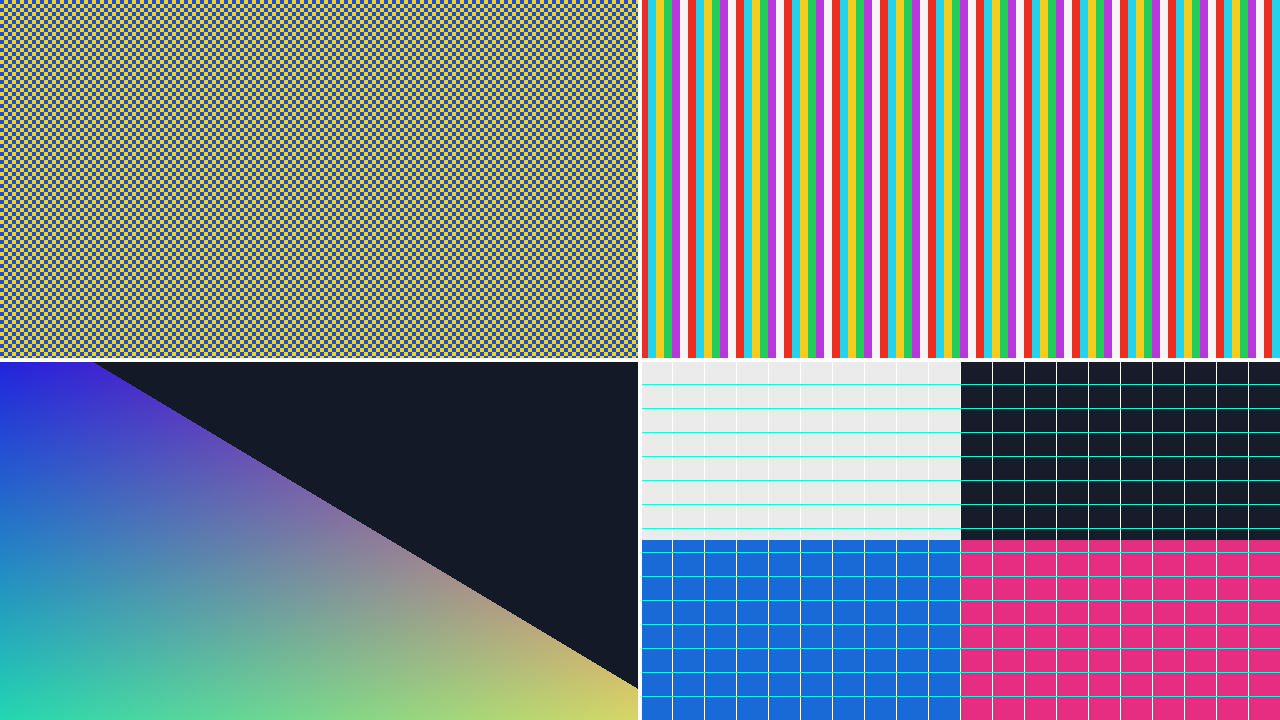
#> input picture fpga/project/stage9_bicubic_catmull_rom_multi_pixel_test/sim/720p_color_compare/input_chart_1280x720.bmp, 1280 x 720 px
$ python prepare_pairs.py ../../fpga/project/stage9_bicubic_catmull_rom_multi_pixel_test/sim/720p_color_compare/input_chart_1280x720.bmp out.png
#> lines starting #> are read from the running program, lines starting #| are printed output that depends on the picture
"""Prepare clip-separated 1080p reference / 720p degraded frame pairs."""

from __future__ import annotations

import argparse
import json
from pathlib import Path

import cv2
import numpy as np


def prepare_video(source: Path, output: Path, stride: int, blur_sigma: float,
                  noise_sigma: float, jpeg_quality: int,
                  start_sec: float = 0.0, duration_sec: float | None = None) -> int:
#> called with stride = 1, blur_sigma = 0.55, noise_sigma = 1, jpeg_quality = 95, start_sec = 0
    cap = cv2.VideoCapture(str(source))
    if not cap.isOpened():
        raise RuntimeError(f"cannot open video: {source}")
    output.mkdir(parents=True, exist_ok=True)
    lr_dir = output / "lr720"
    hr_dir = output / "hr1080"
    lr_dir.mkdir(exist_ok=True)
    hr_dir.mkdir(exist_ok=True)
    source_fps = cap.get(cv2.CAP_PROP_FPS)
    source_width = int(cap.get(cv2.CAP_PROP_FRAME_WIDTH))
    source_height = int(cap.get(cv2.CAP_PROP_FRAME_HEIGHT))
    start_frame = max(0, int(round(start_sec * source_fps)))
    end_frame = (int(cap.get(cv2.CAP_PROP_FRAME_COUNT)) if duration_sec is None else
                 min(int(cap.get(cv2.CAP_PROP_FRAME_COUNT)),
                     int(round((start_sec + duration_sec) * source_fps))))
    cap.set(cv2.CAP_PROP_POS_FRAMES, start_frame)
    count = 0
    frame_index = start_frame
    rng = np.random.default_rng(20261030)
    while True:
        if frame_index >= end_frame:
            break
        ok, frame = cap.read()
#> frame is the input picture: shape (720, 1280, 3); mean B, G, R 137.6, 130.3, 124.5
        if not ok:
            break
        if frame_index % stride == 0:
            hr = cv2.resize(frame, (1920, 1080), interpolation=cv2.INTER_AREA)
            degraded = hr
            if blur_sigma > 0:
                degraded = cv2.GaussianBlur(degraded, (0, 0), blur_sigma)
            lr = cv2.resize(degraded, (1280, 720), interpolation=cv2.INTER_AREA)
            if noise_sigma > 0:
                noise = rng.normal(0.0, noise_sigma, lr.shape)
                lr = np.clip(lr.astype(np.float32) + noise, 0, 255).astype(np.uint8)
            if jpeg_quality < 100:
                ok, encoded = cv2.imencode(
                    ".jpg", lr, [cv2.IMWRITE_JPEG_QUALITY, jpeg_quality]
                )
                if not ok:
                    raise RuntimeError("JPEG degradation encoding failed")
                lr = cv2.imdecode(encoded, cv2.IMREAD_COLOR)
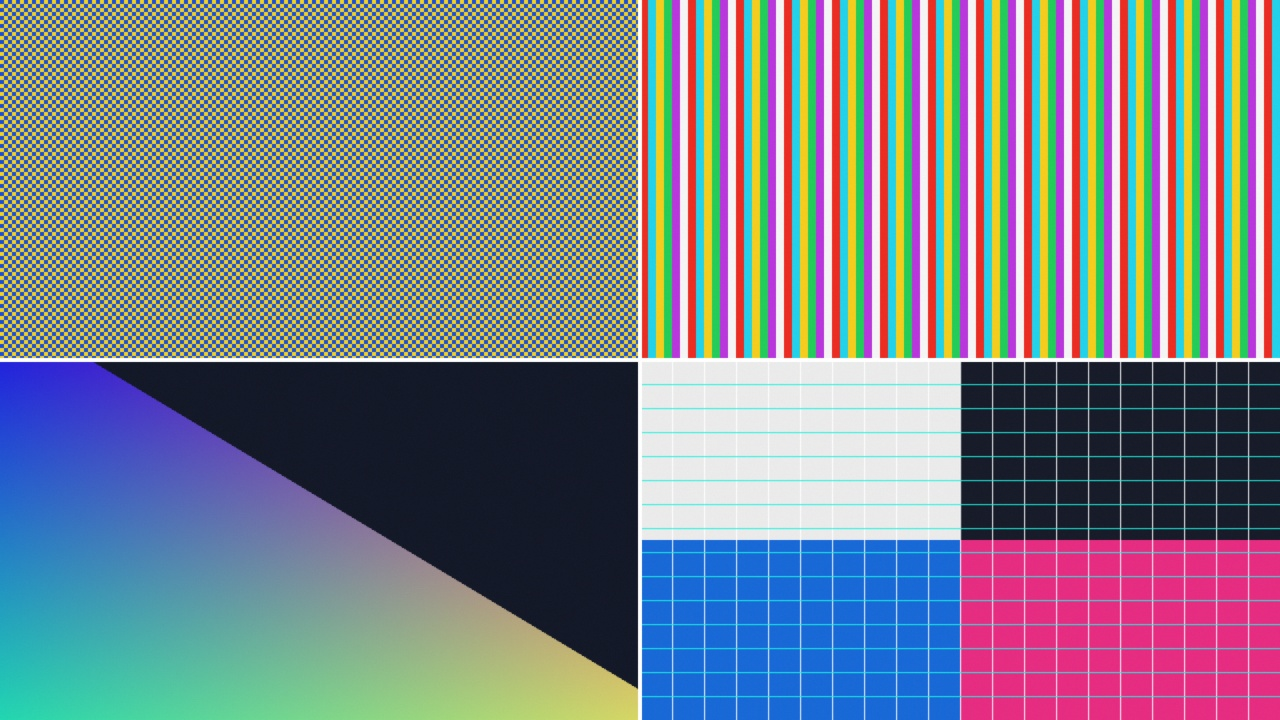
#> lr: shape (720, 1280, 3); mean B, G, R 137, 129.8, 123.9
            name = f"{count:08d}.png"
            cv2.imwrite(str(hr_dir / name), hr)
            cv2.imwrite(str(lr_dir / name), lr)
            count += 1
        frame_index += 1
    cap.release()
    metadata = {
        "source": str(source.resolve()), "source_size": [source_width, source_height],
        "source_fps": source_fps, "input_size": [1280, 720],
        "target_size": [1920, 1080], "frame_stride": stride,
        "start_sec": start_sec, "duration_sec": duration_sec,
        "blur_sigma": blur_sigma, "noise_sigma": noise_sigma,
        "jpeg_quality": jpeg_quality, "color_order": "BGR",
        "frame_count": count,
    }
    (output / "metadata.json").write_text(
        json.dumps(metadata, indent=2), encoding="utf-8"
    )
    return count


def main() -> None:
    parser = argparse.ArgumentParser(description=__doc__)
    parser.add_argument("video", type=Path)
    parser.add_argument("output", type=Path)
    parser.add_argument("--stride", type=int, default=1)
    parser.add_argument("--blur-sigma", type=float, default=0.55)
    parser.add_argument("--noise-sigma", type=float, default=1.0)
    parser.add_argument("--jpeg-quality", type=int, default=95)
    parser.add_argument("--start-sec", type=float, default=0.0)
    parser.add_argument("--duration-sec", type=float)
    args = parser.parse_args()
    if args.stride < 1 or args.blur_sigma < 0 or args.noise_sigma < 0 or args.start_sec < 0:
        parser.error("stride must be positive; blur/noise must be nonnegative")
    if args.duration_sec is not None and args.duration_sec <= 0:
        parser.error("duration-sec must be positive")
    if not 1 <= args.jpeg_quality <= 100:
        parser.error("jpeg-quality must be in [1, 100]")
    n = prepare_video(args.video, args.output, args.stride, args.blur_sigma,
                      args.noise_sigma, args.jpeg_quality,
                      args.start_sec, args.duration_sec)
    print(f"prepared {n} paired frames in {args.output}")


if __name__ == "__main__":
    main()
